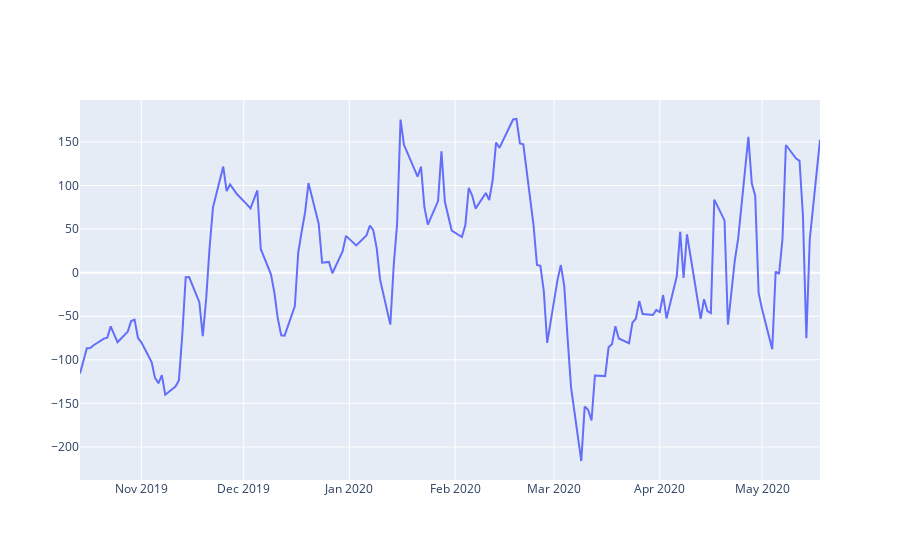

The cell this chart's notebook holds for it:
### Code cell
fig0 = go.Figure()
fig0.add_trace(go.Scatter(x=data.tail(150).index,y=data.tail(150)['CCI']))

### Figure 1 — Plotly figure (JSON) as saved in the notebook; plotly's stock layout.template omitted (floating-point values rounded to 4 significant figures; data arrays with more than 128 entries replaced by an {"elided": "..."} marker saying what was removed)
{"data": [{"type": "scatter", "x": {"elided": "150 str values"}, "y": {"elided": "150 float values"}}], "layout": {}}
